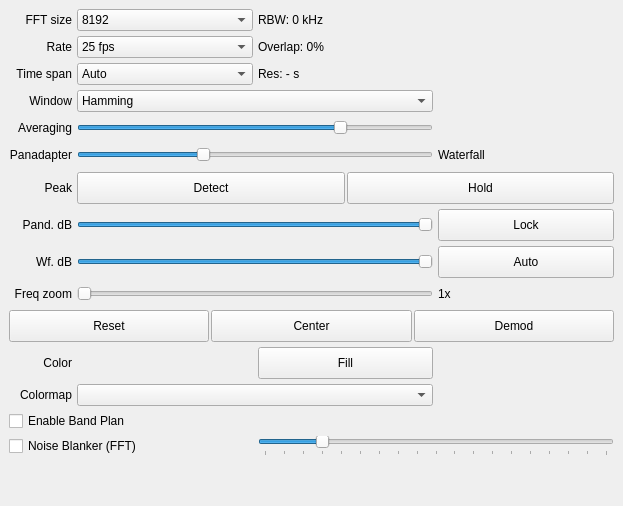
<?xml version="1.0" encoding="UTF-8"?>
<ui version="4.0">
 <class>DockFft</class>
 <widget class="QDockWidget" name="DockFft">
  <property name="geometry">
   <rect>
    <x>0</x>
    <y>0</y>
    <width>623</width>
    <height>506</height>
   </rect>
  </property>
  <property name="sizePolicy">
   <sizepolicy hsizetype="MinimumExpanding" vsizetype="Preferred">
    <horstretch>0</horstretch>
    <verstretch>0</verstretch>
   </sizepolicy>
  </property>
  <property name="minimumSize">
   <size>
    <width>327</width>
    <height>200</height>
   </size>
  </property>
  <property name="maximumSize">
   <size>
    <width>524287</width>
    <height>524287</height>
   </size>
  </property>
  <property name="windowIcon">
   <iconset resource="../../resources/icons.qrc">
    <normaloff>:/icons/icons/signal.svg</normaloff>:/icons/icons/signal.svg</iconset>
  </property>
  <property name="toolTip">
   <string>FFT performance and display settings</string>
  </property>
  <property name="allowedAreas">
   <set>Qt::LeftDockWidgetArea|Qt::RightDockWidgetArea</set>
  </property>
  <property name="windowTitle">
   <string>FFT Settings</string>
  </property>
  <widget class="QWidget" name="dockWidgetContents">
   <layout class="QVBoxLayout" name="verticalLayout_2">
    <item>
     <widget class="QScrollArea" name="scrollArea">
      <property name="sizePolicy">
       <sizepolicy hsizetype="Preferred" vsizetype="Preferred">
        <horstretch>0</horstretch>
        <verstretch>0</verstretch>
       </sizepolicy>
      </property>
      <property name="frameShape">
       <enum>QFrame::NoFrame</enum>
      </property>
      <property name="frameShadow">
       <enum>QFrame::Sunken</enum>
      </property>
      <property name="horizontalScrollBarPolicy">
       <enum>Qt::ScrollBarAsNeeded</enum>
      </property>
      <property name="sizeAdjustPolicy">
       <enum>QAbstractScrollArea::AdjustToContentsOnFirstShow</enum>
      </property>
      <property name="widgetResizable">
       <bool>true</bool>
      </property>
      <widget class="QWidget" name="scrollAreaWidgetContents">
       <property name="geometry">
        <rect>
         <x>0</x>
         <y>0</y>
         <width>599</width>
         <height>460</height>
        </rect>
       </property>
       <layout class="QVBoxLayout" name="verticalLayout">
        <property name="spacing">
         <number>0</number>
        </property>
        <property name="leftMargin">
         <number>0</number>
        </property>
        <property name="topMargin">
         <number>0</number>
        </property>
        <property name="rightMargin">
         <number>0</number>
        </property>
        <property name="bottomMargin">
         <number>0</number>
        </property>
        <item>
         <layout class="QGridLayout" name="gridLayout">
          <property name="sizeConstraint">
           <enum>QLayout::SetDefaultConstraint</enum>
          </property>
          <property name="leftMargin">
           <number>0</number>
          </property>
          <property name="topMargin">
           <number>0</number>
          </property>
          <property name="rightMargin">
           <number>0</number>
          </property>
          <property name="bottomMargin">
           <number>0</number>
          </property>
          <property name="spacing">
           <number>5</number>
          </property>
          <item row="8" column="0">
           <widget class="QLabel" name="wfRangeLabel">
            <property name="toolTip">
             <string>Set waterfall dB range</string>
            </property>
            <property name="statusTip">
             <string>Set waterfall dB range</string>
            </property>
            <property name="text">
             <string>Wf. dB</string>
            </property>
            <property name="alignment">
             <set>Qt::AlignRight|Qt::AlignTrailing|Qt::AlignVCenter</set>
            </property>
           </widget>
          </item>
          <item row="2" column="2" colspan="2">
           <widget class="QLabel" name="wfResLabel">
            <property name="toolTip">
             <string>Waterfall time resolution.</string>
            </property>
            <property name="statusTip">
             <string/>
            </property>
            <property name="text">
             <string>Res: - s</string>
            </property>
           </widget>
          </item>
          <item row="4" column="1" colspan="2">
           <widget class="QSlider" name="fftAvgSlider">
            <property name="sizePolicy">
             <sizepolicy hsizetype="MinimumExpanding" vsizetype="Preferred">
              <horstretch>0</horstretch>
              <verstretch>0</verstretch>
             </sizepolicy>
            </property>
            <property name="minimumSize">
             <size>
              <width>0</width>
              <height>22</height>
             </size>
            </property>
            <property name="toolTip">
             <string>FFT averaging gain</string>
            </property>
            <property name="maximum">
             <number>100</number>
            </property>
            <property name="value">
             <number>75</number>
            </property>
            <property name="orientation">
             <enum>Qt::Horizontal</enum>
            </property>
            <property name="invertedAppearance">
             <bool>false</bool>
            </property>
            <property name="invertedControls">
             <bool>false</bool>
            </property>
           </widget>
          </item>
          <item row="5" column="0">
           <widget class="QLabel" name="pandLabel">
            <property name="sizePolicy">
             <sizepolicy hsizetype="Preferred" vsizetype="Preferred">
              <horstretch>0</horstretch>
              <verstretch>0</verstretch>
             </sizepolicy>
            </property>
            <property name="text">
             <string>Panadapter</string>
            </property>
            <property name="alignment">
             <set>Qt::AlignRight|Qt::AlignTrailing|Qt::AlignVCenter</set>
            </property>
           </widget>
          </item>
          <item row="12" column="1">
           <widget class="QtColorPicker" name="colorPicker">
            <property name="sizePolicy">
             <sizepolicy hsizetype="MinimumExpanding" vsizetype="Preferred">
              <horstretch>0</horstretch>
              <verstretch>0</verstretch>
             </sizepolicy>
            </property>
            <property name="minimumSize">
             <size>
              <width>50</width>
              <height>32</height>
             </size>
            </property>
            <property name="toolTip">
             <string>Click to select color for the FFT plot</string>
            </property>
            <property name="statusTip">
             <string>Click to select color for the FFT plot</string>
            </property>
            <property name="text">
             <string/>
            </property>
            <property name="flat">
             <bool>true</bool>
            </property>
           </widget>
          </item>
          <item row="0" column="2" colspan="2">
           <widget class="QLabel" name="fftRbwLabel">
            <property name="toolTip">
             <string>Resolution bandwidth</string>
            </property>
            <property name="text">
             <string>RBW: 0 kHz</string>
            </property>
           </widget>
          </item>
          <item row="9" column="0" rowspan="2">
           <widget class="QLabel" name="zoomLAbel">
            <property name="toolTip">
             <string>Set zoom level on the frequency axis</string>
            </property>
            <property name="statusTip">
             <string>Set zoom level on the frequency axis</string>
            </property>
            <property name="text">
             <string>Freq zoom</string>
            </property>
            <property name="alignment">
             <set>Qt::AlignRight|Qt::AlignTrailing|Qt::AlignVCenter</set>
            </property>
           </widget>
          </item>
          <item row="9" column="1" rowspan="2" colspan="2">
           <widget class="QSlider" name="fftZoomSlider">
            <property name="sizePolicy">
             <sizepolicy hsizetype="MinimumExpanding" vsizetype="Preferred">
              <horstretch>0</horstretch>
              <verstretch>0</verstretch>
             </sizepolicy>
            </property>
            <property name="minimumSize">
             <size>
              <width>0</width>
              <height>22</height>
             </size>
            </property>
            <property name="toolTip">
             <string>Set zoom level on the frequency axis</string>
            </property>
            <property name="statusTip">
             <string>Set zoom level on the frequency axis</string>
            </property>
            <property name="minimum">
             <number>1</number>
            </property>
            <property name="maximum">
             <number>50</number>
            </property>
            <property name="pageStep">
             <number>5</number>
            </property>
            <property name="orientation">
             <enum>Qt::Horizontal</enum>
            </property>
            <property name="invertedAppearance">
             <bool>false</bool>
            </property>
            <property name="invertedControls">
             <bool>false</bool>
            </property>
            <property name="tickPosition">
             <enum>QSlider::NoTicks</enum>
            </property>
           </widget>
          </item>
          <item row="13" column="1" colspan="2">
           <widget class="QComboBox" name="cmapComboBox">
            <property name="toolTip">
             <string>Select waterfall color map</string>
            </property>
           </widget>
          </item>
          <item row="12" column="2">
           <widget class="QPushButton" name="fillButton">
            <property name="sizePolicy">
             <sizepolicy hsizetype="MinimumExpanding" vsizetype="Fixed">
              <horstretch>0</horstretch>
              <verstretch>0</verstretch>
             </sizepolicy>
            </property>
            <property name="minimumSize">
             <size>
              <width>50</width>
              <height>32</height>
             </size>
            </property>
            <property name="maximumSize">
             <size>
              <width>16777215</width>
              <height>16777215</height>
             </size>
            </property>
            <property name="toolTip">
             <string>Fill the area below the FFT plot with a gradient</string>
            </property>
            <property name="statusTip">
             <string>Fill the area below the FFT plot with a gradient</string>
            </property>
            <property name="text">
             <string>Fill</string>
            </property>
            <property name="checkable">
             <bool>true</bool>
            </property>
           </widget>
          </item>
          <item row="1" column="2" colspan="2">
           <widget class="QLabel" name="fftOvrLabel">
            <property name="toolTip">
             <string>FFT buffer overlap between two consecutive FFT calculations.</string>
            </property>
            <property name="text">
             <string>Overlap: 0%</string>
            </property>
            <property name="margin">
             <number>0</number>
            </property>
           </widget>
          </item>
          <item row="15" column="0" colspan="2">
           <widget class="QCheckBox" name="fftNbCheckbox">
            <property name="toolTip">
             <string>enable a noisblanker for panadapter and waterfall</string>
            </property>
            <property name="text">
             <string>Noise Blanker (FFT)</string>
            </property>
           </widget>
          </item>
          <item row="1" column="1">
           <widget class="QComboBox" name="fftRateComboBox">
            <property name="sizePolicy">
             <sizepolicy hsizetype="MinimumExpanding" vsizetype="Preferred">
              <horstretch>0</horstretch>
              <verstretch>0</verstretch>
             </sizepolicy>
            </property>
            <property name="minimumSize">
             <size>
              <width>0</width>
              <height>0</height>
             </size>
            </property>
            <property name="toolTip">
             <string>FFT refresh rate</string>
            </property>
            <property name="currentIndex">
             <number>3</number>
            </property>
            <item>
             <property name="text">
              <string>60 fps</string>
             </property>
            </item>
            <item>
             <property name="text">
              <string>50 fps</string>
             </property>
            </item>
            <item>
             <property name="text">
              <string>30 fps</string>
             </property>
            </item>
            <item>
             <property name="text">
              <string>25 fps</string>
             </property>
            </item>
            <item>
             <property name="text">
              <string>20 fps</string>
             </property>
            </item>
            <item>
             <property name="text">
              <string>17 fps</string>
             </property>
            </item>
            <item>
             <property name="text">
              <string>15 fps</string>
             </property>
            </item>
            <item>
             <property name="text">
              <string>10 fps</string>
             </property>
            </item>
            <item>
             <property name="text">
              <string>5 fps</string>
             </property>
            </item>
            <item>
             <property name="text">
              <string>1 fps</string>
             </property>
            </item>
            <item>
             <property name="text">
              <string>0 fps</string>
             </property>
            </item>
           </widget>
          </item>
          <item row="7" column="1" colspan="2">
           <widget class="ctkRangeSlider" name="pandRangeSlider">
            <property name="sizePolicy">
             <sizepolicy hsizetype="Expanding" vsizetype="Fixed">
              <horstretch>0</horstretch>
              <verstretch>0</verstretch>
             </sizepolicy>
            </property>
            <property name="minimumSize">
             <size>
              <width>0</width>
              <height>0</height>
             </size>
            </property>
            <property name="toolTip">
             <string>Set pandapter dB range</string>
            </property>
            <property name="statusTip">
             <string>Set pandapter dB range</string>
            </property>
            <property name="minimum">
             <number>-160</number>
            </property>
            <property name="maximum">
             <number>0</number>
            </property>
            <property name="orientation">
             <enum>Qt::Horizontal</enum>
            </property>
           </widget>
          </item>
          <item row="5" column="1" colspan="2">
           <widget class="QSlider" name="fftSplitSlider">
            <property name="sizePolicy">
             <sizepolicy hsizetype="MinimumExpanding" vsizetype="Preferred">
              <horstretch>0</horstretch>
              <verstretch>0</verstretch>
             </sizepolicy>
            </property>
            <property name="minimumSize">
             <size>
              <width>0</width>
              <height>22</height>
             </size>
            </property>
            <property name="toolTip">
             <string>Spatial distribution between pandapter and waterfall</string>
            </property>
            <property name="minimum">
             <number>0</number>
            </property>
            <property name="maximum">
             <number>100</number>
            </property>
            <property name="value">
             <number>35</number>
            </property>
            <property name="orientation">
             <enum>Qt::Horizontal</enum>
            </property>
           </widget>
          </item>
          <item row="2" column="1">
           <widget class="QComboBox" name="wfSpanComboBox">
            <property name="sizePolicy">
             <sizepolicy hsizetype="MinimumExpanding" vsizetype="Preferred">
              <horstretch>0</horstretch>
              <verstretch>0</verstretch>
             </sizepolicy>
            </property>
            <property name="toolTip">
             <string>The vertical time span on the waterfall.</string>
            </property>
            <item>
             <property name="text">
              <string>Auto</string>
             </property>
            </item>
            <item>
             <property name="text">
              <string>1 min</string>
             </property>
            </item>
            <item>
             <property name="text">
              <string>2 min</string>
             </property>
            </item>
            <item>
             <property name="text">
              <string>5 min</string>
             </property>
            </item>
            <item>
             <property name="text">
              <string>10 min</string>
             </property>
            </item>
            <item>
             <property name="text">
              <string>15 min</string>
             </property>
            </item>
            <item>
             <property name="text">
              <string>20 min</string>
             </property>
            </item>
            <item>
             <property name="text">
              <string>30 min</string>
             </property>
            </item>
            <item>
             <property name="text">
              <string>1 hour</string>
             </property>
            </item>
            <item>
             <property name="text">
              <string>2 hours</string>
             </property>
            </item>
            <item>
             <property name="text">
              <string>5 hours</string>
             </property>
            </item>
            <item>
             <property name="text">
              <string>10 hours</string>
             </property>
            </item>
            <item>
             <property name="text">
              <string>16 hours</string>
             </property>
            </item>
            <item>
             <property name="text">
              <string>24 hours</string>
             </property>
            </item>
            <item>
             <property name="text">
              <string>48 hours</string>
             </property>
            </item>
           </widget>
          </item>
          <item row="12" column="0">
           <widget class="QLabel" name="colorLabel">
            <property name="toolTip">
             <string>Color for the FFT plot</string>
            </property>
            <property name="text">
             <string>Color</string>
            </property>
            <property name="alignment">
             <set>Qt::AlignRight|Qt::AlignTrailing|Qt::AlignVCenter</set>
            </property>
           </widget>
          </item>
          <item row="7" column="0">
           <widget class="QLabel" name="pandRangeLabel">
            <property name="toolTip">
             <string>Set pandapter dB range</string>
            </property>
            <property name="statusTip">
             <string>Set pandapter dB range</string>
            </property>
            <property name="text">
             <string>Pand. dB</string>
            </property>
            <property name="alignment">
             <set>Qt::AlignRight|Qt::AlignTrailing|Qt::AlignVCenter</set>
            </property>
           </widget>
          </item>
          <item row="5" column="3">
           <widget class="QLabel" name="wfLabel">
            <property name="sizePolicy">
             <sizepolicy hsizetype="MinimumExpanding" vsizetype="Preferred">
              <horstretch>0</horstretch>
              <verstretch>0</verstretch>
             </sizepolicy>
            </property>
            <property name="text">
             <string>Waterfall</string>
            </property>
            <property name="alignment">
             <set>Qt::AlignLeading|Qt::AlignLeft|Qt::AlignVCenter</set>
            </property>
           </widget>
          </item>
          <item row="11" column="0" colspan="4">
           <layout class="QHBoxLayout" name="horizontalLayout" stretch="0,0,0">
            <property name="spacing">
             <number>2</number>
            </property>
            <item>
             <widget class="QPushButton" name="resetButton">
              <property name="sizePolicy">
               <sizepolicy hsizetype="MinimumExpanding" vsizetype="Preferred">
                <horstretch>0</horstretch>
                <verstretch>0</verstretch>
               </sizepolicy>
              </property>
              <property name="minimumSize">
               <size>
                <width>50</width>
                <height>32</height>
               </size>
              </property>
              <property name="maximumSize">
               <size>
                <width>16777215</width>
                <height>16777215</height>
               </size>
              </property>
              <property name="toolTip">
               <string>Reset zoom level to 1x</string>
              </property>
              <property name="text">
               <string>Reset</string>
              </property>
             </widget>
            </item>
            <item>
             <widget class="QPushButton" name="centerButton">
              <property name="sizePolicy">
               <sizepolicy hsizetype="MinimumExpanding" vsizetype="Preferred">
                <horstretch>0</horstretch>
                <verstretch>0</verstretch>
               </sizepolicy>
              </property>
              <property name="minimumSize">
               <size>
                <width>50</width>
                <height>32</height>
               </size>
              </property>
              <property name="maximumSize">
               <size>
                <width>16777215</width>
                <height>16777215</height>
               </size>
              </property>
              <property name="toolTip">
               <string>Center FFT around original center frequency</string>
              </property>
              <property name="text">
               <string>Center</string>
              </property>
             </widget>
            </item>
            <item>
             <widget class="QPushButton" name="demodButton">
              <property name="sizePolicy">
               <sizepolicy hsizetype="MinimumExpanding" vsizetype="Preferred">
                <horstretch>0</horstretch>
                <verstretch>0</verstretch>
               </sizepolicy>
              </property>
              <property name="minimumSize">
               <size>
                <width>50</width>
                <height>32</height>
               </size>
              </property>
              <property name="maximumSize">
               <size>
                <width>16777215</width>
                <height>16777215</height>
               </size>
              </property>
              <property name="toolTip">
               <string>Center FFT around demodulator frequency</string>
              </property>
              <property name="text">
               <string>Demod</string>
              </property>
             </widget>
            </item>
           </layout>
          </item>
          <item row="3" column="0">
           <widget class="QLabel" name="label_2">
            <property name="toolTip">
             <string>FFT window</string>
            </property>
            <property name="text">
             <string>Window</string>
            </property>
            <property name="alignment">
             <set>Qt::AlignRight|Qt::AlignTrailing|Qt::AlignVCenter</set>
            </property>
           </widget>
          </item>
          <item row="13" column="0">
           <widget class="QLabel" name="label_3">
            <property name="text">
             <string>Colormap</string>
            </property>
            <property name="alignment">
             <set>Qt::AlignRight|Qt::AlignTrailing|Qt::AlignVCenter</set>
            </property>
           </widget>
          </item>
          <item row="2" column="0">
           <widget class="QLabel" name="label">
            <property name="toolTip">
             <string>The vertical time span on the waterfall.</string>
            </property>
            <property name="statusTip">
             <string/>
            </property>
            <property name="text">
             <string>Time span</string>
            </property>
            <property name="alignment">
             <set>Qt::AlignRight|Qt::AlignTrailing|Qt::AlignVCenter</set>
            </property>
           </widget>
          </item>
          <item row="16" column="0" colspan="4">
           <spacer name="verticalSpacer">
            <property name="orientation">
             <enum>Qt::Vertical</enum>
            </property>
            <property name="sizeHint" stdset="0">
             <size>
              <width>253</width>
              <height>68</height>
             </size>
            </property>
           </spacer>
          </item>
          <item row="6" column="0">
           <widget class="QLabel" name="peakLabel">
            <property name="text">
             <string>Peak</string>
            </property>
            <property name="alignment">
             <set>Qt::AlignRight|Qt::AlignTrailing|Qt::AlignVCenter</set>
            </property>
           </widget>
          </item>
          <item row="9" column="3" rowspan="2">
           <widget class="QLabel" name="zoomLevelLabel">
            <property name="sizePolicy">
             <sizepolicy hsizetype="MinimumExpanding" vsizetype="Preferred">
              <horstretch>0</horstretch>
              <verstretch>0</verstretch>
             </sizepolicy>
            </property>
            <property name="toolTip">
             <string>Current zoom level on the frequency axis</string>
            </property>
            <property name="statusTip">
             <string>Current zoom level on the frequency axis</string>
            </property>
            <property name="text">
             <string>1x</string>
            </property>
            <property name="alignment">
             <set>Qt::AlignLeading|Qt::AlignLeft|Qt::AlignVCenter</set>
            </property>
           </widget>
          </item>
          <item row="4" column="0">
           <widget class="QLabel" name="fftAvgLabel">
            <property name="sizePolicy">
             <sizepolicy hsizetype="Preferred" vsizetype="Preferred">
              <horstretch>0</horstretch>
              <verstretch>0</verstretch>
             </sizepolicy>
            </property>
            <property name="toolTip">
             <string>FFT averaging gain</string>
            </property>
            <property name="text">
             <string>Averaging</string>
            </property>
            <property name="alignment">
             <set>Qt::AlignRight|Qt::AlignTrailing|Qt::AlignVCenter</set>
            </property>
           </widget>
          </item>
          <item row="3" column="1" colspan="2">
           <widget class="QComboBox" name="fftWinComboBox">
            <property name="toolTip">
             <string>FFT window</string>
            </property>
            <item>
             <property name="text">
              <string>Hamming</string>
             </property>
            </item>
            <item>
             <property name="text">
              <string>Hann</string>
             </property>
            </item>
            <item>
             <property name="text">
              <string>Blackman</string>
             </property>
            </item>
            <item>
             <property name="text">
              <string>Rectangular</string>
             </property>
            </item>
            <item>
             <property name="text">
              <string>Kaiser</string>
             </property>
            </item>
            <item>
             <property name="text">
              <string>Blackman-Harris</string>
             </property>
            </item>
            <item>
             <property name="text">
              <string>Bartlett</string>
             </property>
            </item>
            <item>
             <property name="text">
              <string>Flattop</string>
             </property>
            </item>
           </widget>
          </item>
          <item row="0" column="0">
           <widget class="QLabel" name="fftSizeLabel">
            <property name="text">
             <string>FFT size</string>
            </property>
            <property name="alignment">
             <set>Qt::AlignRight|Qt::AlignTrailing|Qt::AlignVCenter</set>
            </property>
           </widget>
          </item>
          <item row="0" column="1">
           <widget class="QComboBox" name="fftSizeComboBox">
            <property name="enabled">
             <bool>true</bool>
            </property>
            <property name="sizePolicy">
             <sizepolicy hsizetype="MinimumExpanding" vsizetype="Preferred">
              <horstretch>0</horstretch>
              <verstretch>0</verstretch>
             </sizepolicy>
            </property>
            <property name="minimumSize">
             <size>
              <width>0</width>
              <height>0</height>
             </size>
            </property>
            <property name="toolTip">
             <string>&lt;html&gt;Number of FFT points to calculate. Higher values will require more CPU time. This will not influence the number of points on the display since that parameter is adjusted automatically according to the display size.&lt;/html&gt;</string>
            </property>
            <property name="editable">
             <bool>false</bool>
            </property>
            <property name="currentIndex">
             <number>7</number>
            </property>
            <property name="maxVisibleItems">
             <number>15</number>
            </property>
            <property name="insertPolicy">
             <enum>QComboBox::InsertAlphabetically</enum>
            </property>
            <item>
             <property name="text">
              <string>1048576</string>
             </property>
            </item>
            <item>
             <property name="text">
              <string>524288</string>
             </property>
            </item>
            <item>
             <property name="text">
              <string>262144</string>
             </property>
            </item>
            <item>
             <property name="text">
              <string>131072</string>
             </property>
            </item>
            <item>
             <property name="text">
              <string>65536</string>
             </property>
            </item>
            <item>
             <property name="text">
              <string>32768</string>
             </property>
            </item>
            <item>
             <property name="text">
              <string>16384</string>
             </property>
            </item>
            <item>
             <property name="text">
              <string>8192</string>
             </property>
            </item>
            <item>
             <property name="text">
              <string>4096</string>
             </property>
            </item>
            <item>
             <property name="text">
              <string>3840</string>
             </property>
            </item>
            <item>
             <property name="text">
              <string>2048</string>
             </property>
            </item>
            <item>
             <property name="text">
              <string>1024</string>
             </property>
            </item>
            <item>
             <property name="text">
              <string>768</string>
             </property>
            </item>
            <item>
             <property name="text">
              <string>512</string>
             </property>
            </item>
           </widget>
          </item>
          <item row="8" column="1" colspan="2">
           <widget class="ctkRangeSlider" name="wfRangeSlider">
            <property name="toolTip">
             <string>Set waterfall dB range</string>
            </property>
            <property name="statusTip">
             <string>Set waterfall dB range</string>
            </property>
            <property name="minimum">
             <number>-160</number>
            </property>
            <property name="maximum">
             <number>0</number>
            </property>
            <property name="orientation">
             <enum>Qt::Horizontal</enum>
            </property>
           </widget>
          </item>
          <item row="7" column="3">
           <widget class="QPushButton" name="lockButton">
            <property name="enabled">
             <bool>true</bool>
            </property>
            <property name="sizePolicy">
             <sizepolicy hsizetype="MinimumExpanding" vsizetype="Fixed">
              <horstretch>0</horstretch>
              <verstretch>0</verstretch>
             </sizepolicy>
            </property>
            <property name="minimumSize">
             <size>
              <width>50</width>
              <height>32</height>
             </size>
            </property>
            <property name="toolTip">
             <string>Lock panadapter and waterfall sliders together</string>
            </property>
            <property name="statusTip">
             <string>Lock panadapter and waterfall sliders together</string>
            </property>
            <property name="text">
             <string>Lock</string>
            </property>
            <property name="checkable">
             <bool>true</bool>
            </property>
           </widget>
          </item>
          <item row="14" column="0" colspan="4">
           <widget class="QCheckBox" name="bandPlanCheckbox">
            <property name="toolTip">
             <string>Enable Band Plan on bottom of spectrum</string>
            </property>
            <property name="text">
             <string>Enable Band Plan</string>
            </property>
           </widget>
          </item>
          <item row="1" column="0">
           <widget class="QLabel" name="fftRateLabel">
            <property name="text">
             <string>Rate</string>
            </property>
            <property name="alignment">
             <set>Qt::AlignRight|Qt::AlignTrailing|Qt::AlignVCenter</set>
            </property>
           </widget>
          </item>
          <item row="6" column="1" colspan="3">
           <layout class="QHBoxLayout" name="horizontalLayout_2" stretch="0,0">
            <property name="spacing">
             <number>2</number>
            </property>
            <property name="sizeConstraint">
             <enum>QLayout::SetDefaultConstraint</enum>
            </property>
            <property name="topMargin">
             <number>1</number>
            </property>
            <property name="bottomMargin">
             <number>0</number>
            </property>
            <item>
             <widget class="QPushButton" name="peakDetectionButton">
              <property name="sizePolicy">
               <sizepolicy hsizetype="MinimumExpanding" vsizetype="Preferred">
                <horstretch>0</horstretch>
                <verstretch>0</verstretch>
               </sizepolicy>
              </property>
              <property name="minimumSize">
               <size>
                <width>50</width>
                <height>32</height>
               </size>
              </property>
              <property name="maximumSize">
               <size>
                <width>16777215</width>
                <height>16777215</height>
               </size>
              </property>
              <property name="toolTip">
               <string>Enable peak detection in FFT</string>
              </property>
              <property name="text">
               <string>Detect</string>
              </property>
              <property name="checkable">
               <bool>true</bool>
              </property>
             </widget>
            </item>
            <item>
             <widget class="QPushButton" name="peakHoldButton">
              <property name="sizePolicy">
               <sizepolicy hsizetype="MinimumExpanding" vsizetype="Preferred">
                <horstretch>0</horstretch>
                <verstretch>0</verstretch>
               </sizepolicy>
              </property>
              <property name="minimumSize">
               <size>
                <width>50</width>
                <height>32</height>
               </size>
              </property>
              <property name="maximumSize">
               <size>
                <width>16777215</width>
                <height>16777215</height>
               </size>
              </property>
              <property name="toolTip">
               <string>Toggle peak hold in FFT</string>
              </property>
              <property name="text">
               <string>Hold</string>
              </property>
              <property name="checkable">
               <bool>true</bool>
              </property>
             </widget>
            </item>
           </layout>
          </item>
          <item row="8" column="3">
           <widget class="QPushButton" name="autoButton">
            <property name="sizePolicy">
             <sizepolicy hsizetype="MinimumExpanding" vsizetype="Fixed">
              <horstretch>0</horstretch>
              <verstretch>0</verstretch>
             </sizepolicy>
            </property>
            <property name="minimumSize">
             <size>
              <width>50</width>
              <height>32</height>
             </size>
            </property>
            <property name="toolTip">
             <string>Automatic range setting for waterfall and FFT</string>
            </property>
            <property name="statusTip">
             <string>Automatic range setting for waterfall and FFT</string>
            </property>
            <property name="text">
             <string>Auto</string>
            </property>
            <property name="checkable">
             <bool>true</bool>
            </property>
           </widget>
          </item>
          <item row="15" column="2" colspan="2">
           <widget class="QSlider" name="fftNbSlider">
            <property name="toolTip">
             <string>FFT noise blanker threshold</string>
            </property>
            <property name="minimum">
             <number>2</number>
            </property>
            <property name="maximum">
             <number>20</number>
            </property>
            <property name="pageStep">
             <number>3</number>
            </property>
            <property name="value">
             <number>5</number>
            </property>
            <property name="orientation">
             <enum>Qt::Horizontal</enum>
            </property>
            <property name="tickPosition">
             <enum>QSlider::TicksBelow</enum>
            </property>
            <property name="tickInterval">
             <number>1</number>
            </property>
           </widget>
          </item>
         </layout>
        </item>
       </layout>
      </widget>
     </widget>
    </item>
   </layout>
  </widget>
 </widget>
 <customwidgets>
  <customwidget>
   <class>ctkRangeSlider</class>
   <extends>QSlider</extends>
   <header>qtgui/ctk/ctkRangeSlider.h</header>
  </customwidget>
  <customwidget>
   <class>QtColorPicker</class>
   <extends>QPushButton</extends>
   <header>qtgui/qtcolorpicker.h</header>
  </customwidget>
 </customwidgets>
 <resources>
  <include location="../../resources/icons.qrc"/>
 </resources>
 <connections/>
</ui>
